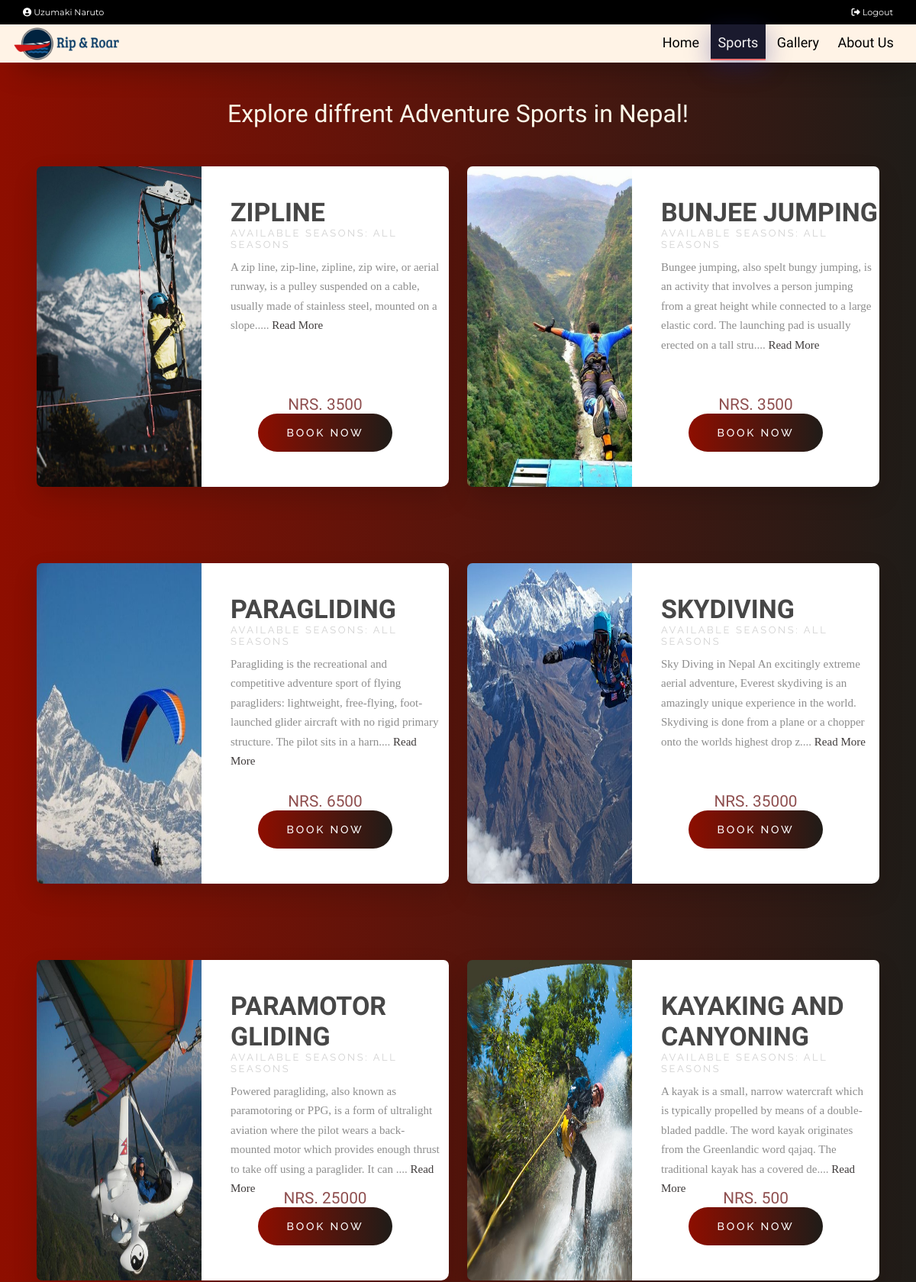
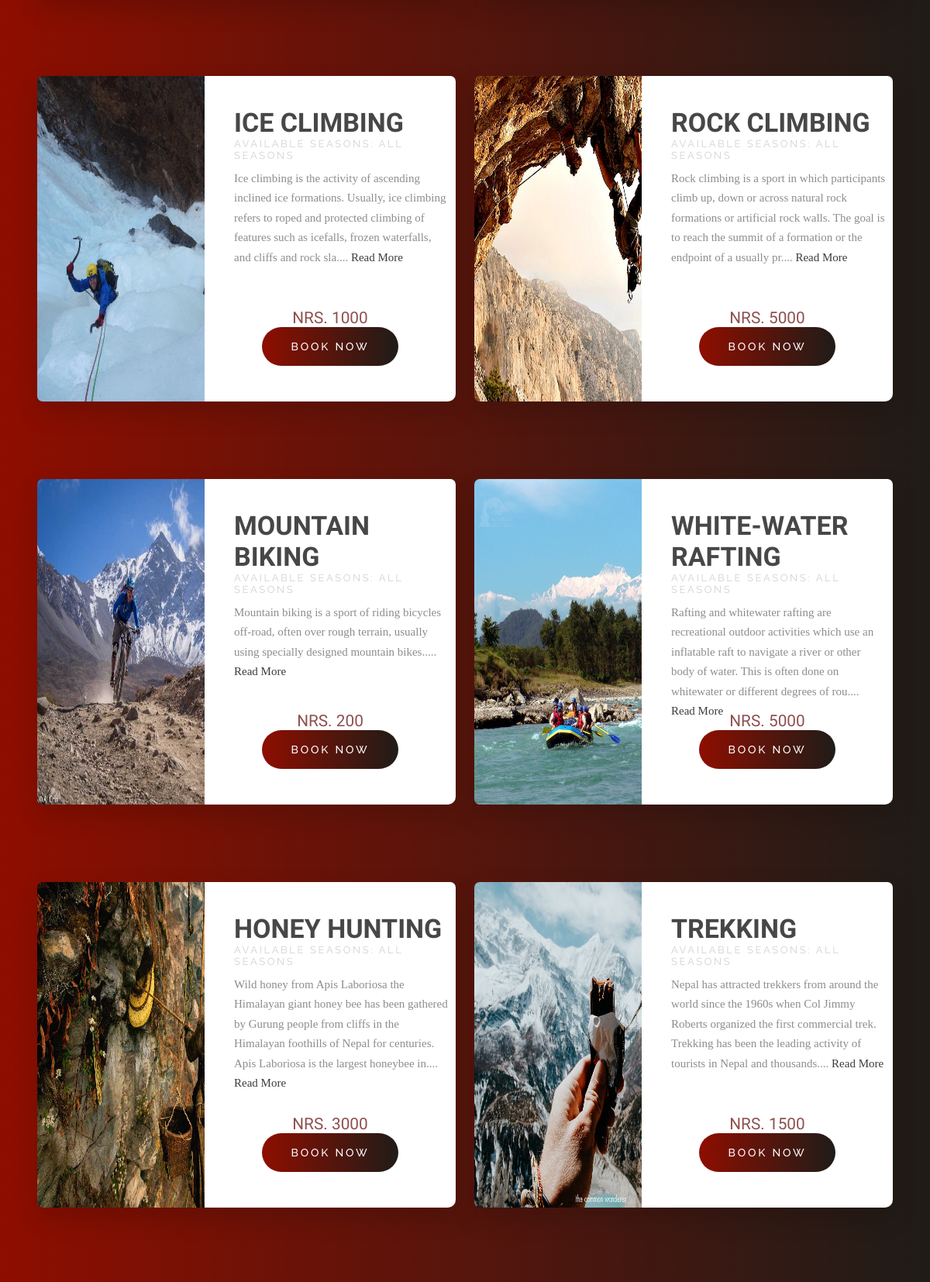
Page /explore.php (signed in, upper part) on the committed database (2 pictures, top to bottom).
### tables this page shows
CREATE TABLE `users` (
  `user_id` int(11) NOT NULL,
  `name` varchar(50) NOT NULL,
  `username` varchar(50) NOT NULL,
  `email` varchar(50) NOT NULL,
  `age` int(11) NOT NULL,
  `country` varchar(255) NOT NULL,
  `password` varchar(50) NOT NULL,
  `role` int(11) NOT NULL,
  `status` int(11) NOT NULL
);

CREATE TABLE `sport` (
  `sport_id` int(11) NOT NULL,
  `name` varchar(255) NOT NULL,
  `available_season` varchar(255) NOT NULL,
  `slot_duration` int(11) NOT NULL,
  `opening_time` time NOT NULL,
  `closing_time` time NOT NULL,
  `total_slots` int(11) NOT NULL,
  `max_slot_capacity` int(11) NOT NULL,
  `price` double NOT NULL,
  `thumbnail1` varchar(500) NOT NULL,
  `thumbnail2` varchar(500) NOT NULL,
  `thumbnail3` varchar(500) NOT NULL,
  `description` varchar(1000) NOT NULL
);

### includes/db.php (called while the page is built, shortened)
<?php
class DbConnection{
    private $host = 'localhost';
    private $username = 'root';
    private $password = '';
    private $database = 'rrdb';
    protected $connection;
    public function __construct(){
        if (!isset($this->connection)) {
            $this->connection = new mysqli($this->host, $this->username, $this->password, $this->database);
        }
        return $this->connection;
    }
}
?>

### includes/crud.php (called while the page is built, shortened)
<?php
     include_once "db.php";
     class CrudOperation extends DbConnection{
         public function fetch_data_with_id($table_name, $column_name, $id) {
            $sql = "SELECT * FROM $table_name WHERE $column_name = '$id'";
            $query = $this->connection->query($sql);
            if($query){
                $row = $query->fetch_array();
                return $row;
            }
            else
            echo "Invalid sql ".$sql;
         }
         public function fetch_all_table_data($table_name) {
            $array = [];
            $sql = "SELECT * FROM $table_name";
            $query = $this->connection->query($sql);
            while($row = mysqli_fetch_assoc($query)){
                $array[] = $row;
            }
            return $array;
         }
     }
     $crud = new CrudOperation;
?>

### explore.php (the view, shortened to what this page needs)
<?php include_once 'header.php'; ?>
    <h1 class="exploreTitle">Explore diffrent Adventure Sports in Nepal!</h1>
    <div class="sportDisplay">
        <?php
            $sports = $crud->fetch_all_table_data('sport');
            foreach($sports as $sport) {
                ?>
                <div class="wrapper">
                    <div class="product-img">
                    <div class="img-wrapper"><img src="dbImages/sports/<?php echo $sport['thumbnail1'] ?>" height="420" width="327"></div>
                    </div>
                    <div class="product-info">
                        <div class="product-text">
                            <h1><?php echo strtoupper($sport['name']); ?></h1>
                            <h2>Available Seasons: <?php echo strtoupper($sport['available_season']); ?></h2>
                            <p><?php echo substr($sport['description'],0,200); ?>....
                                <a href="sport.php?sportId=<?php echo $sport['sport_id']; ?>"  >Read More</a>
                            </p>
                        </div>
                        <div class="product-price-btn">
                            <p><span>NRS. <?php echo strtoupper($sport['price']); ?></span></p>
                            <a href="sport.php?sportId=<?php echo $sport['sport_id']; ?>" onclick="">Book Now</a>
                        </div>
                    </div>
                </div>
                <?php
            }
            ?>
    </div>
<?php include_once 'footer.php'; ?>

### header.php (shortened to what this page needs)
<?php
   include_once 'includes/form.php';
   $curPage = basename($_SERVER['PHP_SELF']);
   ?>
<!DOCTYPE html>
<html lang="en">
<head>
    <link rel="stylesheet" type="text/css" href="css/main.css" />
    <link rel="stylesheet" type="text/css" href="css/flickity.css" />
</head>
<body>
   <div class="top-nav">
      <?php if (!isset($_SESSION['user']) ||(trim ($_SESSION['user']) == '')){ ?>
      <a href="login.php" class="logout <?php echo ($curPage == "register.php" ? "active" : "");?>"><i class="fas fa-user-plus"></i> SignUp/SignIn</a>
      <?php } else {
         $userDetailsRow = $crud->fetch_data_with_id('users', 'user_id', $_SESSION['user']);
         ?>
         <a href="profile.php" class="<?php echo ($curPage == "account.php" ? "active" : "");?>"style="margin-right:auto;z-index:999;"><i class="fas fa-user-circle"></i> <?php echo ucfirst($userDetailsRow['name']); ?></a>
         <a href="index.php?logout='1'" class="logout"><i class="fas fa-sign-out-alt"></i> Logout</a>
      <?php }?>
   </div>
   <div class="nav " >
      <div class="nav-header">
         <div class="nav-title">
            <a href="index.php"><img src="assets/logo-riproar.PNG" alt="Logo" ></a>
         </div>
      </div>
      <div class="nav-links" style="padding-right:1.2rem">
         <a href="index.php" class="<?php echo ($curPage == "index.php" ? "active" : "");?>" >Home</a>
         <a href="explore.php" class="<?php echo ($curPage == "explore.php" ? "active" : "");?>">Sports</a>
         <a href="gallery.php" class="<?php echo ($curPage == "gallery.php" ? "active" : "");?>"> Gallery</a>
         <a href="about.php" class="<?php echo ($curPage == "about.php" ? "active" : "");?>">About Us</a>
      </div>
   </div>

### css/main.css (style rules this page uses)
* { margin: 0; padding: 0; box-sizing: border-box; }
html { scroll-behavior: smooth; overflow-y: scroll; }
body { overflow-x: hidden; font-family: "Montserrat", serif; }
a, button { transition: all 0.4s ease; }
.top-nav { width: 100%; height: 2rem; background: #000; padding: 0px 20px; display: flex; align-items: center; justify-content: flex-end; }
.top-nav a { text-decoration: none; color: #fff; font-family: "Montserrat", serif; margin: 0px 10px; font-size: 0.7rem; }
.top-nav a::before { content: ""; width: 100%; height: 2px; bottom: 0; background-color: #fff; visibility: hidden; transform: scaleX(0); transition: all 0.3s ease-in-out; border: 0; }
.nav { height: 50px; width: 100%; background-color: #fff3e6; position: relative; font-family: "Rajdhani", sans-serif; font-weight: 500; box-shadow: 10px 10px 44px -16px rgba(0, 0, 0, 0.75); }
.nav > .nav-header { display: inline; }
.nav > .nav-header > .nav-title { display: inline-block; font-size: 22px; color: #000; margin-left: 10px; }
.nav-title > a > img { height: 50px; }
.nav > .nav-links { display: inline; float: right; font-size: 18px; }
.nav > .nav-links > a { display: inline-block; padding: 13px 10px 13px 10px; text-decoration: none; color: #000; position: relative; }
.nav > .nav-links > a::before { content: ""; position: absolute; width: 100%; height: 2px; bottom: 0; left: 0; background-color: #ff7171; visibility: hidden; transform: scaleX(0); transition: all 0.3s ease-in-out; border: 0; }
.nav > .nav-links > .active { border: 0; padding-bottom: 11px; border-bottom: 2px solid #ff7171; color: #f6f5f5; background: #1a1a2e; box-shadow: 0 8px 32px 0 rgba(31, 38, 135, 0.37); backdrop-filter: blur(2px); }
.exploreTitle { background: linear-gradient(to right, #8e0e00, #1f1c18); padding-top: 3rem; color: #fcf8e8; display: flex; justify-content: center; align-items: center; font-family: "Rajdhani", sans-serif; font-weight: 200; }
.sportDisplay { padding: 3rem; padding-top: 0; display: grid; column-gap: 1.5rem; grid-template-columns: repeat(auto-fit, minmax(45%, 1fr)); background: linear-gradient(to right, #8e0e00, #1f1c18); }
.sportDisplay .wrapper { height: 420px; width: 100%; margin: 50px auto; transition: 0.3s all ease; border-radius: 7px 7px 7px 7px; box-shadow: 0px 14px 32px 0px rgba(0, 0, 0, 0.15); }
.sportDisplay .product-img { float: left; height: 420px; width: 40%; }
.sportDisplay .product-img .img-wrapper { transition: 0.3s all ease; display: inline-block; overflow: hidden !important; }
.sportDisplay .product-img img { border-radius: 7px 0 0 7px; }
.sportDisplay .product-info { float: left; height: 420px; width: 60%; border-radius: 0 7px 10px 0px; background-color: #ffffff; }
.sportDisplay .product-text { height: 300px; width: 100%; }
.sportDisplay .product-text h1 { margin: 0 0 0 38px; padding-top: 40px; font-size: 34px; color: #474747; }
.sportDisplay .product-text h1, .sportDisplay .product-price-btn p { font-family: "Bentham", serif; }
.sportDisplay .product-text h2 { margin: 0 0 0.6rem 38px; font-size: 13px; font-family: "Raleway", sans-serif; font-weight: 400; text-transform: uppercase; color: #d2d2d2; letter-spacing: 0.2em; }
.sportDisplay .product-text p { height: fit-content; margin: 0 0.6rem 0 38px; font-family: "Playfair Display", serif; color: #8d8d8d; line-height: 1.7em; font-size: 15px; font-weight: lighter; overflow: hidden; }
.sportDisplay .product-text p a { color: #3f3b3b; text-decoration: none; }
.sportDisplay .product-price-btn { height: fit-content; width: 100%; position: relative; display: flex; justify-content: center; align-items: center; flex-direction: column; }
.sportDisplay .product-price-btn p { display: inline-block; font-family: "Trocchi", serif; font-size: 1rem; font-weight: lighter; color: #8f4f4f; }
.sportDisplay span { display: inline-block; font-family: "Suranna", serif; font-size: 1.3rem; }
.sportDisplay .product-price-btn a { display: inline-block; height: 50px; width: 176px; box-sizing: border-box; border: transparent; border-radius: 60px; font-family: "Raleway", sans-serif; font-size: 14px; font-weight: 500; text-transform: uppercase; letter-spacing: 0.2em; color: #ffffff; background: linear-gradient(to right, #8e0e00, #1f1c18); cursor: pointer; outline: none; text-decoration: none; transition: 0.2s all ease; display: flex; justify-content: center; align-items: center; }
* { border: 0px; }

### rows in the picture
users: name "Uzumaki Naruto"
sport: thumbnail1 (picture), name "ZIPLINE", available_season "ALL SEASONS", description "A zip line, zip-line, zipline, zip wire, or aerial runway, is a pulley suspended on a cable, usually made of stainless steel, mounted on a slope.", price "3500"
sport: thumbnail1 (picture), name "BUNJEE JUMPING", available_season "ALL SEASONS", description "Bungee jumping, also spelt bungy jumping, is an activity that involves a person jumping from a great height while connected to a large elastic cord. The launching pad is usually erected on a tall stru", price "3500"
sport: thumbnail1 (picture), name "PARAGLIDING", available_season "ALL SEASONS", description "Paragliding is the recreational and competitive adventure sport of flying paragliders: lightweight, free-flying, foot-launched glider aircraft with no rigid primary structure. The pilot sits in a harn", price "6500"
sport: thumbnail1 (picture), name "SKYDIVING", available_season "ALL SEASONS", description "Sky Diving in Nepal An excitingly extreme aerial adventure, Everest skydiving is an amazingly unique experience in the world. Skydiving is done from a plane or a chopper onto the worlds highest drop z", price "35000"
sport: thumbnail1 (picture), name "PARAMOTOR GLIDING", available_season "ALL SEASONS", description "Powered paragliding, also known as paramotoring or PPG, is a form of ultralight aviation where the pilot wears a back-mounted motor which provides enough thrust to take off using a paraglider. It can", price "25000"
sport: thumbnail1 (picture), name "KAYAKING AND CANYONING", available_season "ALL SEASONS", description "A kayak is a small, narrow watercraft which is typically propelled by means of a double-bladed paddle. The word kayak originates from the Greenlandic word qajaq. The traditional kayak has a covered de", price "500"
sport: thumbnail1 (picture), name "ICE CLIMBING", available_season "ALL SEASONS", description "Ice climbing is the activity of ascending inclined ice formations. Usually, ice climbing refers to roped and protected climbing of features such as icefalls, frozen waterfalls, and cliffs and rock sla", price "1000"
sport: thumbnail1 (picture), name "ROCK CLIMBING", available_season "ALL SEASONS", description "Rock climbing is a sport in which participants climb up, down or across natural rock formations or artificial rock walls. The goal is to reach the summit of a formation or the endpoint of a usually pr", price "5000"
sport: thumbnail1 (picture), name "MOUNTAIN BIKING", available_season "ALL SEASONS", description "Mountain biking is a sport of riding bicycles off-road, often over rough terrain, usually using specially designed mountain bikes.", price "200"
sport: thumbnail1 (picture), name "WHITE-WATER RAFTING", available_season "ALL SEASONS", description "Rafting and whitewater rafting are recreational outdoor activities which use an inflatable raft to navigate a river or other body of water. This is often done on whitewater or different degrees of rou", price "5000"
sport: thumbnail1 (picture), name "HONEY HUNTING", available_season "ALL SEASONS", description "Wild honey from Apis Laboriosa the Himalayan giant honey bee has been gathered by Gurung people from cliffs in the Himalayan foothills of Nepal for centuries. Apis Laboriosa is the largest honeybee in", price "3000"
sport: thumbnail1 (picture), name "TREKKING", available_season "ALL SEASONS", description "Nepal has attracted trekkers from around the world since the 1960s when Col Jimmy Roberts organized the first commercial trek. Trekking has been the leading activity of tourists in Nepal and thousands", price "1500"
